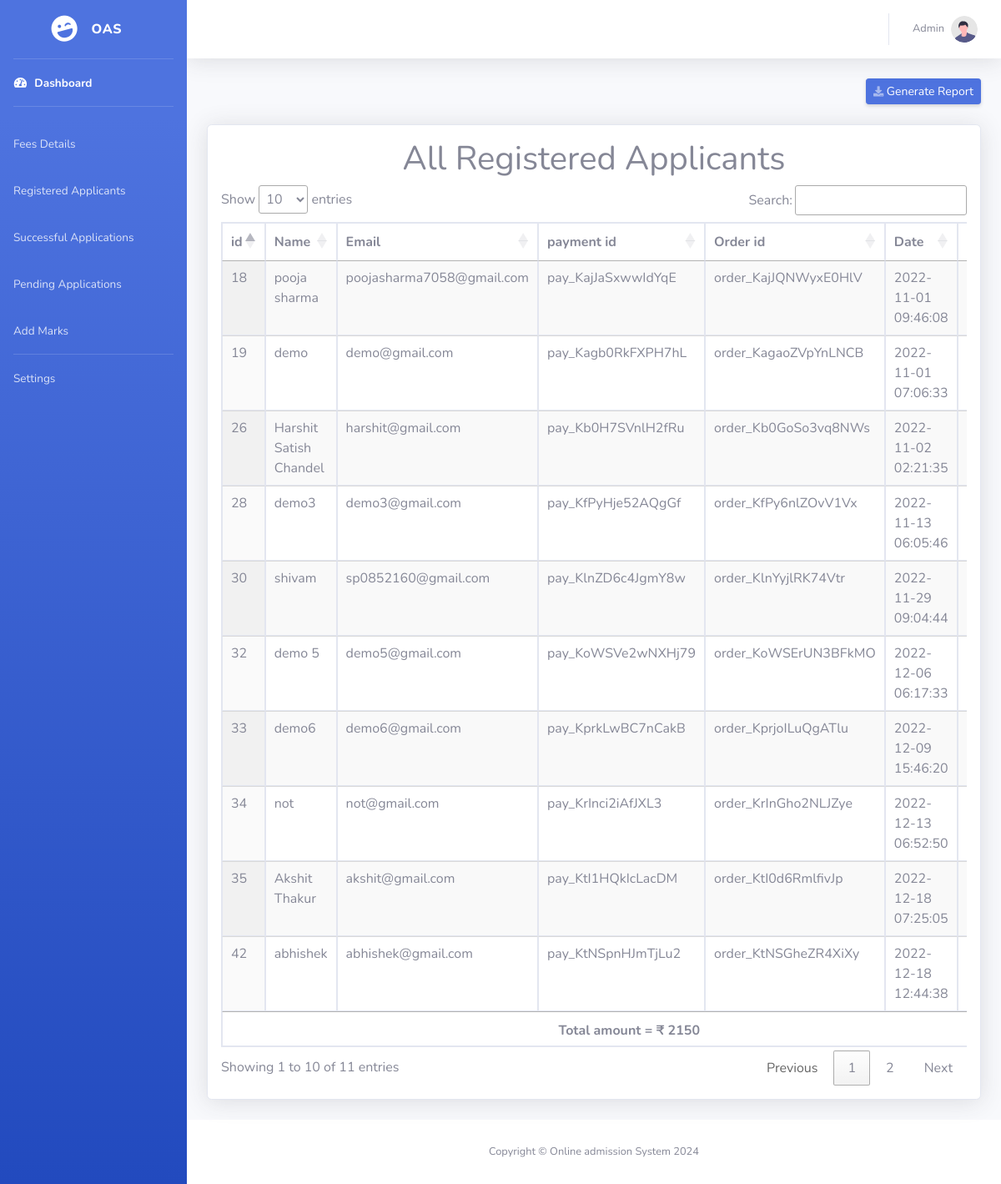
The app's page /admin-panel/ApplicantFeesDetails.php (signed in) with its own data.
### tables this page shows
CREATE TABLE `user` (
  `id` int(11) NOT NULL,
  `name` varchar(255) NOT NULL,
  `email` varchar(255) NOT NULL,
  `pass` varchar(255) NOT NULL,
  `role` enum('admin','applicant') NOT NULL
);

CREATE TABLE `fees_details` (
  `applicant_id` int(11) NOT NULL,
  `payment_id` varchar(255) NOT NULL,
  `order_id` varchar(255) NOT NULL,
  `date_of_ payment` timestamp NOT NULL DEFAULT current_timestamp(),
  `amount` int(11) NOT NULL,
  `status` enum('successful','failed') NOT NULL
);

### admin-panel/ApplicantFeesDetails.php (the view, shortened to what this page needs)
<?php
require "../db.php";
if (isset($_SESSION['admin_id'])) {
$FeesQuery = "SELECT * FROM `fees_details`";
$FeesQueryResult =mysqli_query($conn,$FeesQuery);
$TotalfeesQuery = "SELECT SUM(amount) FROM `fees_details`";
$TotalfeesResult =mysqli_query($conn,$TotalfeesQuery);
$Totalfees=mysqli_fetch_array($TotalfeesResult);
?>
<!DOCTYPE html>
<html>
<head>
	<?php require "head-files.php"; ?>
</head>
<body id="page-top">
    <div id="wrapper">
        <?php require "sidebar.php";?>
        <div id="content-wrapper" class="d-flex flex-column">
            <div id="content">
                <?php require "topbar.php";?>
                <div class="container-fluid">
                    <div class="d-sm-flex align-items-center justify-content-between mb-4">
                        <button id="btnExport" class="d-none d-sm-inline-block btn btn-sm btn-primary shadow-sm"><i class="fas fa-download fa-sm text-white-50"></i> Generate Report</a>
                    </div>
<div class='card shadow mb-4 p-3'>
	<h1 class="text-center">All Registered Applicants</h1>
<div class='table-responsive'>
<table class='table table-bordered display' id="table">
    <thead>
<tr>
<th>id</th>
<th>Name</th>
<th>Email</th>
<th>payment id</th>
<th>Order id</th>
<th>Date</th>
<th>amount</th>
</tr>
</thead>
<tbody>
<?php
while($fees=mysqli_fetch_assoc($FeesQueryResult))
{
    $user_id=$fees['applicant_id'];
    $userQuery=mysqli_query($conn,"SELECT * FROM `user` WHERE `id` ='$user_id'");
    $user = mysqli_fetch_assoc($userQuery);
			echo "<tr>";
			echo "<td>" . $user['id'] . "</td>";
			echo "<td >" . $user['name'] . "</td>";
			echo "<td >" . $user['email'] . "</td>";
            echo "<td>" . $fees['payment_id'] . "</td>";
            echo "<td>" . $fees['order_id'] . "</td>";
            echo "<td>" . $fees['date_of_ payment'] . "</td>";
            echo "<td> &#x20b9; " . $fees['amount'] . "</td>";
            echo "</tr>";
}
?>
</tbody>
<tfoot><tr><th colspan='7' class='text-center'>Total amount = &#x20b9; <?php echo $Totalfees['SUM(amount)']; ?> </tr>
</tfoot>
</table>
</div></div>
                </div>
            </div>
    <?php
require "footer.php";
?>
</body>
</html>
	<?php
}
?>

### admin-panel/topbar.php (shortened to what this page needs)
<?php
$admin_id=$_SESSION['admin_id'];
$query = "SELECT * from `user` WHERE `id`='$admin_id'";
$result = mysqli_query($conn, $query);
$row = mysqli_fetch_assoc($result);
?>
<nav class="navbar navbar-expand navbar-light bg-white topbar mb-4 static-top shadow">
    <ul class="navbar-nav ml-auto">
        <li class="nav-item dropdown no-arrow">
            <a class="nav-link dropdown-toggle" href="#" id="userDropdown" role="button"
            data-toggle="dropdown" aria-haspopup="true" aria-expanded="false">
            <span class="mr-2 d-none d-lg-inline text-gray-600 small"><?php echo $row['name'] ?></span>
            <img class="img-profile rounded-circle"
            src="img/undraw_profile.svg">
        </a>
</li>
</ul>
</nav>

### records on screen
user: name "Admin"
fees_details: user.id "18", user.name "pooja sharma", user.email "poojasharma7058@gmail.com", payment "pay_KajJaSxwwIdYqE", order "order_KajJQNWyxE0HlV", date_of_ payment "2022-11-01 09:46:08"
fees_details: user.id "19", user.name "demo", user.email "demo@gmail.com", payment "pay_Kagb0RkFXPH7hL", order "order_KagaoZVpYnLNCB", date_of_ payment "2022-11-01 07:06:33"
fees_details: user.id "26", user.name "Harshit Satish Chandel", user.email "harshit@gmail.com", payment "pay_Kb0H7SVnlH2fRu", order "order_Kb0GoSo3vq8NWs", date_of_ payment "2022-11-02 02:21:35"
fees_details: user.id "28", user.name "demo3", user.email "demo3@gmail.com", payment "pay_KfPyHje52AQgGf", order "order_KfPy6nlZOvV1Vx", date_of_ payment "2022-11-13 06:05:46"
fees_details: user.id "30", user.name "shivam", user.email "sp0852160@gmail.com", payment "pay_KlnZD6c4JgmY8w", order "order_KlnYyjlRK74Vtr", date_of_ payment "2022-11-29 09:04:44"
fees_details: user.id "32", user.name "demo 5", user.email "demo5@gmail.com", payment "pay_KoWSVe2wNXHj79", order "order_KoWSErUN3BFkMO", date_of_ payment "2022-12-06 06:17:33"
fees_details: user.id "33", user.name "demo6", user.email "demo6@gmail.com", payment "pay_KprkLwBC7nCakB", order "order_KprjoILuQgATlu", date_of_ payment "2022-12-09 15:46:20"
fees_details: user.id "34", user.name "not", user.email "not@gmail.com", payment "pay_KrInci2iAfJXL3", order "order_KrInGho2NLJZye", date_of_ payment "2022-12-13 06:52:50"
fees_details: user.id "35", user.name "Akshit Thakur", user.email "akshit@gmail.com", payment "pay_KtI1HQkIcLacDM", order "order_KtI0d6RmlfivJp", date_of_ payment "2022-12-18 07:25:05"
fees_details: user.id "42", user.name "abhishek", user.email "abhishek@gmail.com", payment "pay_KtNSpnHJmTjLu2", order "order_KtNSGheZR4XiXy", date_of_ payment "2022-12-18 12:44:38"

### other values on screen
$Totalfees['SUM(amount)'] "2150"
